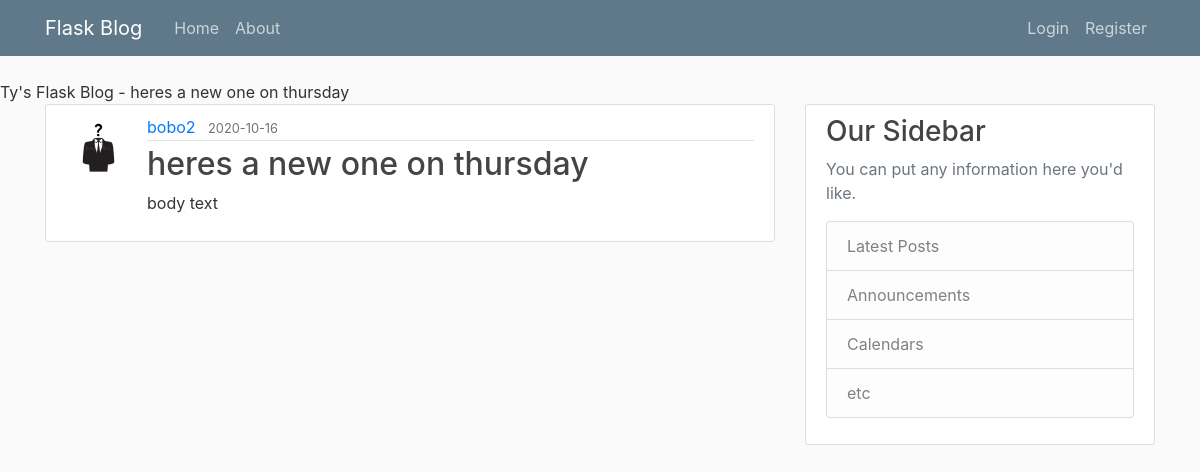
/post/11, run on the app's committed database.
### flask_project/models.py (models this page shows, shortened)
class Post(db.Model):
	id = db.Column(db.Integer, primary_key=True)
	title = db.Column(db.String(80), nullable=False)
	date_posted = db.Column(db.DateTime, nullable=False, default=datetime.utcnow)
	content = db.Column(db.Text, nullable=False)
	user_id = db.Column(db.Integer, db.ForeignKey('user.id'), nullable=False)

class User(db.Model, UserMixin):
	id = db.Column(db.Integer, primary_key=True)
	username = db.Column(db.String(20), unique=True, nullable=False)
	email = db.Column(db.String(120), unique=True, nullable=False)
	image_file = db.Column(db.String(20), nullable=False, default='default.jpg')
	password = db.Column(db.String(60), nullable=False)
	posts = db.relationship('Post', backref='author', lazy=True)

### flask_project/routes.py (the view)
@app.route("/post/<int:post_id>")
def post(post_id):
	post = Post.query.get_or_404(post_id)
	return render_template('post.html', title = post.title, post=post)

### flask_project/templates/post.html (shortened to what this page needs)
{% extends "layout.html" %}
{% block content %}
	<article class="media content-section">
  <img class="rounded-circle article-img" src="{{ url_for('static', filename='profile_pics/' + post.author.image_file) }}">
    <div class="media-body">
      <div class="article-metadata">
        <a class="mr-2" href="{{ url_for('user_posts', username=post.author.username) }}">{{ post.author.username }}</a>
        <small class="text-muted">{{ post.date_posted.strftime('%Y-%m-%d') }}</small>
      </div>
      <h2 class ="article-title">{{ post.title }}</h2>
      <p class="article-content">{{ post.content }}</p>
    </div>
  </article>
{% endblock content %}

### flask_project/templates/layout.html (shortened to what this page needs)
<!DOCTYPE html>
<html>
<head>
    <link rel="stylesheet" href="https://maxcdn.bootstrapcdn.com/bootstrap/4.0.0/css/bootstrap.min.css">
    <link rel="stylesheet" type="text/css" href="{{ url_for('static', filename='main.css') }}"
	  {% if title %}
        <title>Ty's Flask Blog - {{ title }}</title>
    {% else %}
        <title>Ty's Flask Blog</title>
    {% endif %}
</head>
<body>
	<header class="site-header">
      <nav class="navbar navbar-expand-md navbar-dark bg-steel fixed-top">
        <div class="container">
          <a class="navbar-brand mr-4" href="/">Flask Blog</a>
          <div class="collapse navbar-collapse" id="navbarToggle">
            <div class="navbar-nav mr-auto">
              <a class="nav-item nav-link" href="{{ url_for('home') }}">Home</a>
              <a class="nav-item nav-link" href="{{ url_for('about') }}">About</a>
            </div>
            <div class="navbar-nav">
              {% if current_user.is_authenticated %}
                <a class="nav-item nav-link" href="{{ url_for('new_post') }}">New Post</a>
                <a class="nav-item nav-link" href="{{ url_for('account') }}">My Account</a>
                <a class="nav-item nav-link" href="{{ url_for('logout') }}">Logout</a>
              {% else %}
                <a class="nav-item nav-link" href="{{ url_for('login') }}">Login</a>
                <a class="nav-item nav-link" href="{{ url_for('register') }}">Register</a>
              {% endif %}
            </div>
          </div>
        </div>
      </nav>
    </header>
	<main role="main" class="container">
      <div class="row">
        <div class="col-md-8">
          {% block content %}{% endblock %}
        </div>
        <div class="col-md-4">
          <div class="content-section">
            <h3>Our Sidebar</h3>
            <p class='text-muted'>You can put any information here you'd like.
              <ul class="list-group">
                <li class="list-group-item list-group-item-light">Latest Posts</li>
                <li class="list-group-item list-group-item-light">Announcements</li>
                <li class="list-group-item list-group-item-light">Calendars</li>
                <li class="list-group-item list-group-item-light">etc</li>
              </ul>
            </p>
          </div>
        </div>
      </div>
    </main>
</body>
</html>

### flask_project/static/main.css (style rules this page uses)
body { background: #fafafa; color: #333333; margin-top: 5rem; }
h1, h2, h3, h4, h5, h6 { color: #444444; }
.bg-steel { background-color: #5f788a; }
.site-header .navbar-nav .nav-link { color: #cbd5db; }
.content-section { background: #ffffff; padding: 10px 20px; border: 1px solid #dddddd; border-radius: 3px; margin-bottom: 20px; }
.article-title { color: #444444; }
.article-content { white-space: pre-line; }
.article-img { height: 65px; width: 65px; margin-right: 16px; }
.article-metadata { padding-bottom: 1px; margin-bottom: 4px; border-bottom: 1px solid #e3e3e3 }

### data on the page
Post: title "heres a new one on thursday", date_posted "2020-10-16", content "body text"
User: image_file (placeholder picture), author.username "bobo2"
